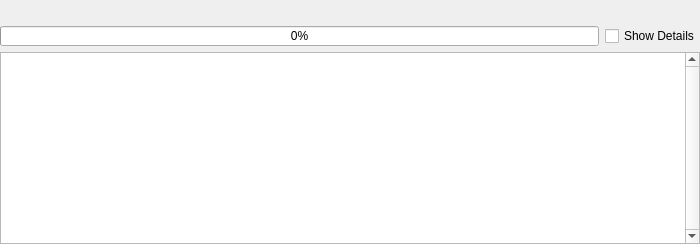
<?xml version="1.0" encoding="UTF-8"?>
<ui version="4.0">
 <class>ProgressWidget</class>
 <widget class="QWidget" name="ProgressWidget">
  <property name="enabled">
   <bool>true</bool>
  </property>
  <property name="geometry">
   <rect>
    <x>0</x>
    <y>0</y>
    <width>700</width>
    <height>244</height>
   </rect>
  </property>
  <property name="sizePolicy">
   <sizepolicy hsizetype="Preferred" vsizetype="Minimum">
    <horstretch>0</horstretch>
    <verstretch>0</verstretch>
   </sizepolicy>
  </property>
  <property name="minimumSize">
   <size>
    <width>700</width>
    <height>0</height>
   </size>
  </property>
  <property name="windowTitle">
   <string>Form</string>
  </property>
  <layout class="QVBoxLayout" name="verticalLayout">
   <property name="leftMargin">
    <number>0</number>
   </property>
   <property name="topMargin">
    <number>5</number>
   </property>
   <property name="rightMargin">
    <number>0</number>
   </property>
   <property name="bottomMargin">
    <number>0</number>
   </property>
   <item>
    <widget class="QLabel" name="info">
     <property name="text">
      <string/>
     </property>
    </widget>
   </item>
   <item>
    <layout class="QHBoxLayout" name="horizontalLayout" stretch="1,0">
     <item>
      <widget class="QProgressBar" name="progressBar">
       <property name="sizePolicy">
        <sizepolicy hsizetype="Preferred" vsizetype="Preferred">
         <horstretch>0</horstretch>
         <verstretch>0</verstretch>
        </sizepolicy>
       </property>
       <property name="minimumSize">
        <size>
         <width>0</width>
         <height>0</height>
        </size>
       </property>
       <property name="value">
        <number>0</number>
       </property>
      </widget>
     </item>
     <item>
      <widget class="QCheckBox" name="checkBox">
       <property name="text">
        <string>Show Details</string>
       </property>
      </widget>
     </item>
    </layout>
   </item>
   <item>
    <widget class="QPlainTextEdit" name="textEdit">
     <property name="enabled">
      <bool>true</bool>
     </property>
     <property name="sizePolicy">
      <sizepolicy hsizetype="Preferred" vsizetype="Preferred">
       <horstretch>0</horstretch>
       <verstretch>0</verstretch>
      </sizepolicy>
     </property>
     <property name="minimumSize">
      <size>
       <width>600</width>
       <height>100</height>
      </size>
     </property>
     <property name="font">
      <font>
       <family>Courier</family>
       <pointsize>10</pointsize>
      </font>
     </property>
     <property name="lineWidth">
      <number>80</number>
     </property>
     <property name="midLineWidth">
      <number>80</number>
     </property>
     <property name="verticalScrollBarPolicy">
      <enum>Qt::ScrollBarAlwaysOn</enum>
     </property>
     <property name="horizontalScrollBarPolicy">
      <enum>Qt::ScrollBarAsNeeded</enum>
     </property>
     <property name="lineWrapMode">
      <enum>QPlainTextEdit::NoWrap</enum>
     </property>
     <property name="readOnly">
      <bool>true</bool>
     </property>
     <property name="plainText">
      <string/>
     </property>
     <property name="textInteractionFlags">
      <set>Qt::TextSelectableByMouse</set>
     </property>
    </widget>
   </item>
  </layout>
 </widget>
 <resources/>
 <connections/>
</ui>
